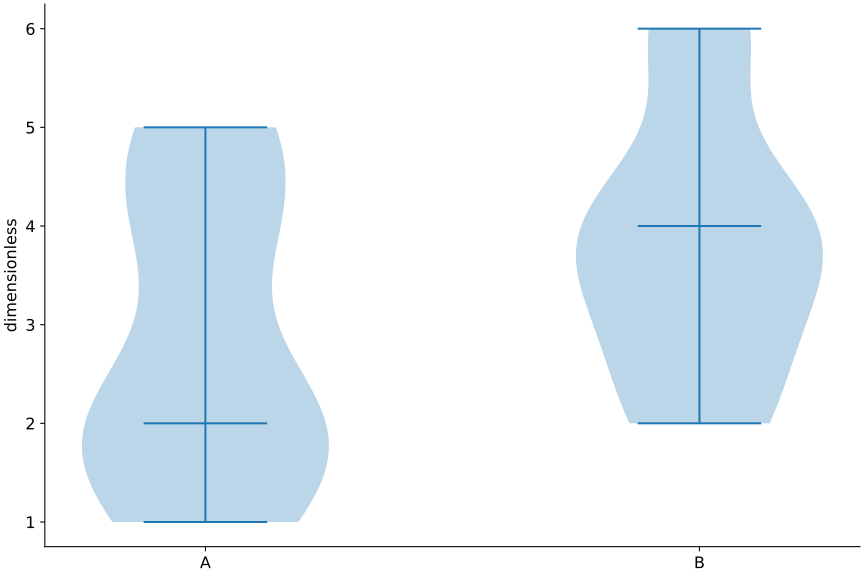

Source code (Python):
# Tuyan deterministic figure renderer v1; values are immutable source data.
import json
import math
import numpy as np
import matplotlib
matplotlib.use('Agg')
import matplotlib.pyplot as plt
from matplotlib.patches import Circle
from matplotlib.colors import ListedColormap, BoundaryNorm
d = json.loads("{\"type\":\"violin\",\"rows\":[{\"group\":\"A\",\"value\":1},{\"group\":\"A\",\"value\":2},{\"group\":\"A\",\"value\":2},{\"group\":\"A\",\"value\":4},{\"group\":\"A\",\"value\":5},{\"group\":\"B\",\"value\":2},{\"group\":\"B\",\"value\":3},{\"group\":\"B\",\"value\":4},{\"group\":\"B\",\"value\":4},{\"group\":\"B\",\"value\":6}],\"units\":{\"value\":\"dimensionless\",\"x\":\"dimensionless\",\"y\":\"dimensionless\",\"size\":\"dimensionless\",\"low\":\"dimensionless\",\"high\":\"dimensionless\",\"start\":\"dimensionless\",\"end\":\"dimensionless\",\"effect\":\"dimensionless\",\"p\":\"dimensionless\",\"mean\":\"dimensionless\",\"fpr\":\"dimensionless\",\"tpr\":\"dimensionless\",\"recall\":\"dimensionless\",\"precision\":\"dimensionless\",\"predicted\":\"dimensionless\",\"observed\":\"dimensionless\",\"count\":\"dimensionless\",\"a\":\"dimensionless\",\"b\":\"dimensionless\",\"se\":\"dimensionless\",\"u\":\"dimensionless\",\"v\":\"dimensionless\",\"time\":\"dimensionless\",\"event\":\"dimensionless\"},\"options\":{\"bandwidth\":0.5,\"bins\":5,\"nullValue\":0,\"initialValue\":0,\"levels\":[0.5,1,1.5]},\"analysis\":{\"method\":\"pca\",\"description\":\"Synthetic precomputed QA values; not a statistical analysis of research data.\",\"pKind\":\"p\"},\"variants\":[],\"pixels\":1024,\"plotStyle\":{\"width\":9,\"height\":6,\"fontSize\":12}}")
r, kind, opt = d['rows'], d['type'], d['options']
plt.rcParams.update({'font.size':d['plotStyle']['fontSize']})
fig, ax = plt.subplots(figsize=(d['plotStyle']['width'], d['plotStyle']['height']), layout='constrained')
fig.set_facecolor('white')
fig._tuyan_target_pixels = d['pixels']
colors = ['#487968','#c58b53','#647da6','#a77592','#a5a659']
labels = [str(row.get('label',i+1)) for i,row in enumerate(r)]
unit = d['units']
def col(name):
    return np.array([row[name] for row in r], dtype=float)
def grouped():
    names = list(dict.fromkeys([str(row.get('group','Data')) for row in r]))
    return names, [np.array([row['value'] for row in r if str(row.get('group','Data')) == name], dtype=float) for name in names]
def density(values):
    # User-specified positive bandwidth; no concealed automatic inference.
    bw=float(opt['bandwidth'])
    grid=np.linspace(float(min(values))-3*bw,float(max(values))+3*bw,256)
    z=(grid[:,None]-values[None,:])/bw
    return grid,np.exp(-0.5*z*z).mean(axis=1)/(bw*math.sqrt(2*math.pi))
if kind in ['bar','dotplot','lollipop','forest']:
    y=np.arange(len(r)); values=col('value')
    if kind=='bar':
        bars=ax.barh(y,values,color=colors[0]); assert np.allclose([b.get_width() for b in bars],values)
    elif kind=='lollipop':
        ax.hlines(y,0,values,color=colors[0]); ax.scatter(values,y,color=colors[0])
    elif kind=='forest':
        ax.errorbar(values,y,xerr=np.vstack([values-col('low'),col('high')-values]),fmt='o',color=colors[0],capsize=3)
        ax.axvline(float(opt['nullValue']),color='#969e96',linestyle='--')
    else: ax.scatter(values,y,color=colors[0])
    ax.set_yticks(y,labels);ax.invert_yaxis();ax.set_xlabel(unit['value'])
elif kind in ['dumbbell','gantt']:
    y=np.arange(len(r));start,end=col('start'),col('end')
    if kind=='gantt': ax.barh(y,end-start,left=start,color=colors[0])
    else:
        ax.hlines(y,start,end,color='#9da99e');ax.scatter(start,y,label=opt.get('startLabel','Start'),color=colors[0]);ax.scatter(end,y,label=opt.get('endLabel','End'),color=colors[1]);ax.legend()
    ax.set_yticks(y,labels);ax.invert_yaxis();ax.set_xlabel(unit['start'])
elif kind=='waterfall':
    values=col('value');start=float(opt['initialValue'])+np.r_[0,np.cumsum(values)[:-1]]
    ax.bar(np.arange(len(r)),values,bottom=start,color=[colors[0] if v>=0 else colors[1] for v in values]);ax.set_xticks(np.arange(len(r)),labels,rotation=30);ax.set_ylabel(unit['value']);ax.axhline(0,color='#adb3a9')
elif kind=='histogram':
    values=col('value');counts,edges=np.histogram(values,bins=opt['bins'])
    assert int(counts.sum())==len(values)
    artists=ax.bar(edges[:-1],counts,width=np.diff(edges),align='edge',color=colors[0],edgecolor='white')
    assert np.allclose([p.get_height() for p in artists],counts)
    ax.set_xlabel(unit['value']);ax.set_ylabel('Count')
elif kind=='stripplot':
    names,groups=grouped()
    for i,values in enumerate(groups):ax.scatter(np.full(len(values),i),values,color=colors[i%len(colors)],s=22,alpha=.7)
    ax.set_xticks(np.arange(len(names)),names);ax.set_ylabel(unit['value'])
elif kind in ['boxplot','violin','raincloud','density','ridgeline']:
    names,groups=grouped()
    if kind=='boxplot': ax.boxplot(groups,whis=1.5,showfliers=True);ax.set_xticks(np.arange(len(names))+1,names);ax.set_ylabel(unit['value'])
    elif kind=='violin':
        # bw_method is explicit to avoid a hidden bandwidth choice.
        ax.violinplot(groups,showmeans=False,showmedians=True,bw_method=float(opt['bandwidth']));ax.set_xticks(np.arange(len(names))+1,names);ax.set_ylabel(unit['value'])
    else:
        for i,values in enumerate(groups):
            grid,pdf=density(values); color=colors[i%len(colors)]
            if kind=='density': ax.plot(grid,pdf,color=color,label=names[i])
            else:
                base=float(i);scale=0.65/max(pdf) if max(pdf)>0 else 1
                ax.fill_between(grid,base,base+pdf*scale,color=color,alpha=0.45)
                if kind=='raincloud':
                    ax.scatter(values,np.full(len(values),base-0.15),color=color,s=15)
                    ax.boxplot([values],positions=[base-0.35],vert=False,widths=.15,whis=1.5,manage_ticks=False)
        ax.set_xlabel(unit['value'])
        if kind=='density':ax.set_ylabel('Density');ax.legend()
        else:ax.set_yticks(np.arange(len(names)),names)
elif kind=='ecdf':
    values=np.sort(col('value')); p=np.arange(1,len(values)+1)/len(values)
    line=ax.step(values,p,where='post',color=colors[0])[0];assert np.allclose(line.get_ydata(),p)
    ax.set_xlabel(unit['value']);ax.set_ylabel('Cumulative proportion');ax.set_ylim(0,1)
elif kind in ['line','area','scatter','bubble','ordination','ma_plot','volcano','roc','pr_curve','calibration','bland_altman','funnel_meta']:
    xname,yname='x','y'
    if kind=='ma_plot':xname,yname='mean','effect'
    if kind=='roc':xname,yname='fpr','tpr'
    if kind=='pr_curve':xname,yname='recall','precision'
    if kind=='calibration':xname,yname='predicted','observed'
    if kind=='funnel_meta':xname,yname='effect','se'
    if kind=='volcano':x=col('effect');y=-np.log10(col('p'));xlabel='Effect ('+unit['effect']+')';ylabel='-log10('+d['analysis']['pKind']+')'
    elif kind=='bland_altman':
        a,b=col('a'),col('b');x=(a+b)/2;y=a-b;bias=np.mean(y);sd=np.std(y,ddof=1)
        for line,label in [(bias,'Mean difference'),(bias-1.96*sd,'Lower agreement limit'),(bias+1.96*sd,'Upper agreement limit')]:ax.axhline(line,color='#9a9f96',linestyle='--',label=label)
        ax.legend(fontsize=8);xlabel='Mean ('+unit['a']+')';ylabel='A - B ('+unit['a']+')'
    else:x,y=col(xname),col(yname);xlabel=xname+' ('+unit[xname]+')';ylabel=yname+' ('+unit[yname]+')'
    if kind in ['line','area','roc','pr_curve','calibration']:
        order=np.lexsort((y,x)) if kind=='roc' else np.argsort(x,kind='stable');x,y=x[order],y[order]
        artist=ax.plot(x,y,color=colors[0],marker='o',markersize=3)[0];assert np.allclose(artist.get_ydata(),y)
        if kind=='area':ax.fill_between(x,0,y,color=colors[0],alpha=.25)
    else:
        artist=ax.scatter(x,y,s=col('size')*float(opt.get('areaScale',20)) if kind=='bubble' else 26,color=colors[0]);assert np.allclose(artist.get_offsets(),np.column_stack([x,y]))
    ax.set_xlabel(xlabel);ax.set_ylabel(ylabel)
    if kind=='bubble':
        handles,legend_labels=artist.legend_elements(prop='sizes',num=3,func=lambda size:size/float(opt.get('areaScale',20)))
        ax.legend(handles,legend_labels,title='Area ('+unit['size']+')',fontsize=8)
    if kind in ['roc','calibration']:ax.plot([0,1],[0,1],linestyle='--',color='#adb3a9');ax.set_xlim(0,1);ax.set_ylim(0,1)
    if kind=='pr_curve':ax.set_xlim(0,1);ax.set_ylim(0,1)
    if kind=='funnel_meta':ax.invert_yaxis()
    if kind=='ordination':ax.text(.01,1.02,d['analysis']['method'].upper(),transform=ax.transAxes,fontsize=10)
elif kind in ['heatmap','adjacency_matrix','correlation_matrix','confusion_matrix','bubble_matrix','binary_matrix']:
    names_y=list(dict.fromkeys([str(row['row']) for row in r]));names_x=list(dict.fromkeys([str(row['column']) for row in r]))
    matrix=np.full((len(names_y),len(names_x)),np.nan)
    for row in r:matrix[names_y.index(str(row['row'])),names_x.index(str(row['column']))]=row['value']
    if kind=='bubble_matrix':
        for row in r:ax.scatter(names_x.index(str(row['column'])),names_y.index(str(row['row'])),s=row['value']*float(opt.get('areaScale',25)),color=colors[0])
        ax.invert_yaxis()
    elif kind=='binary_matrix':
        cmap=ListedColormap(['#f1f3ed','#487968']);cmap.set_bad('#b7b9b2')
        img=ax.pcolormesh(np.arange(len(names_x)+1)-.5,np.arange(len(names_y)+1)-.5,matrix,cmap=cmap,norm=BoundaryNorm([-.5,.5,1.5],2),shading='flat');ax.invert_yaxis();fig.colorbar(img,ax=ax,ticks=[0,1],label='0 absent / 1 present; grey missing')
        assert np.allclose(img.get_array(),matrix,equal_nan=True)
    else:
        img=ax.pcolormesh(np.arange(len(names_x)+1)-.5,np.arange(len(names_y)+1)-.5,matrix,cmap='RdBu_r' if kind=='correlation_matrix' else 'viridis',vmin=-1 if kind=='correlation_matrix' else None,vmax=1 if kind=='correlation_matrix' else None,shading='flat');ax.invert_yaxis();fig.colorbar(img,ax=ax,label=unit['value'])
        assert np.allclose(img.get_array(),matrix,equal_nan=True)
    ax.set_xticks(np.arange(len(names_x)),names_x,rotation=40,ha='right');ax.set_yticks(np.arange(len(names_y)),names_y)
    if kind=='confusion_matrix':ax.set_xlabel('Predicted class');ax.set_ylabel('True class')
elif kind=='pie':
    values=col('value');wedges,_=ax.pie(values,labels=labels,colors=colors,normalize=True)
    assert np.allclose([(w.theta2-w.theta1)/360 for w in wedges],values/sum(values),atol=1e-6)
elif kind=='rose':
    fig.delaxes(ax);ax=fig.add_subplot(111,projection='polar');values=col('value');theta=np.arange(len(r))*2*np.pi/len(r)
    ax.bar(theta,np.sqrt(values),width=2*np.pi/len(r),color=colors[0],edgecolor='white');ax.set_xticks(theta,labels);ax.set_ylabel('Radius = sqrt(value)')
elif kind in ['gene_track','protein_domain']:
    start,end=col('start'),col('end');ax.barh(np.arange(len(r)),end-start,left=start,color=colors[0]);ax.set_yticks(np.arange(len(r)),labels);ax.set_xlabel(unit['start']);ax.invert_yaxis()
elif kind=='vector_field':
    artist=ax.quiver(col('x'),col('y'),col('u'),col('v'),angles='xy',scale_units='xy',scale=1,color=colors[0]);ax.set_xlabel(unit['x']);ax.set_ylabel(unit['y']);ax.set_aspect('equal')
elif kind=='contour':
    xs=np.unique(col('x'));ys=np.unique(col('y'));z=np.full((len(ys),len(xs)),np.nan)
    for row in r:z[list(ys).index(row['y']),list(xs).index(row['x'])]=row['value']
    cs=ax.contour(xs,ys,z,levels=opt['levels'])
    for label in ax.clabel(cs,inline=False,fontsize=8):label.set_bbox({'facecolor':'white','edgecolor':'none','pad':1})
    ax.set_xlabel(unit['x']);ax.set_ylabel(unit['y'])
elif kind=='kaplan_meier':
    names=list(dict.fromkeys([str(row.get('group','Data')) for row in r]))
    for i,name in enumerate(names):
        data=[row for row in r if str(row.get('group','Data'))==name];times=sorted(set(row['time'] for row in data));xs=[0.];ys=[1.];s=1.
        for t in times:
            risk=sum(row['time']>=t for row in data);events=sum(row['time']==t and row['event']==1 for row in data)
            s=s*(1-events/risk);xs.append(t);ys.append(s)
            cens=sum(row['time']==t and row['event']==0 for row in data)
            if cens:ax.plot(t,s,marker='+',color=colors[i%len(colors)])
        ax.step(xs,ys,where='post',label=name,color=colors[i%len(colors)])
    ax.set_ylim(0,1.03);ax.set_ylabel('Survival probability (no CI estimated)');ax.set_xlabel(unit['time']);ax.legend()
elif kind in ['venn','upset']:
    names=[row['set'] for row in r];sets=[set(row['members']) for row in r];members=set().union(*sets);counts={}
    for item in members:
        mask=tuple(item in s for s in sets);counts[mask]=counts.get(mask,0)+1
    if kind=='venn':
        for x,color,name in [(0.4,colors[0],names[0]),(.65,colors[1],names[1])]:ax.add_patch(Circle((x,.5),.23,facecolor=color,alpha=.25));ax.text(x,.78,name,ha='center')
        for x,key in [(.29,(True,False)),(.525,(True,True)),(.76,(False,True))]:ax.text(x,.5,str(counts.get(key,0)),ha='center')
        ax.set_xlim(0,1.05);ax.set_ylim(0,1);ax.set_aspect('equal');ax.axis('off');ax.text(.5,.1,'Areas are schematic; labels show exact counts',ha='center',fontsize=8)
    else:
        masks=sorted(counts,key=lambda m:(-counts[m],m));ax.bar(np.arange(len(masks)),[counts[m] for m in masks],color=colors[0]);ax.set_xticks(np.arange(len(masks)),[' & '.join(names[i] for i,v in enumerate(m) if v) for m in masks],rotation=35,ha='right');ax.set_ylabel('Exclusive intersection size')
        # Membership matrix below bars is necessary to distinguish UpSet from a bar chart.
        matrix_ax=ax.inset_axes([0,-.48,1,.27]);matrix_ax.set_xlim(-.5,len(masks)-.5)
        for j,m in enumerate(masks):
            ys=[i for i,v in enumerate(m) if v];matrix_ax.plot([j]*len(ys),ys,color=colors[0]);matrix_ax.scatter([j]*len(names),np.arange(len(names)),color=[colors[0] if v else '#dde1d8' for v in m])
        matrix_ax.set_yticks(np.arange(len(names)),names);matrix_ax.set_xticks([]);matrix_ax.invert_yaxis()

checks={}
computed={}
def audit(name,actual,expected,atol=1e-8):
    a=np.asarray(actual,dtype=float);e=np.asarray(expected,dtype=float)
    assert a.shape==e.shape and np.allclose(a,e,rtol=1e-7,atol=atol,equal_nan=True), 'Numeric artist mismatch: '+name
    mask=np.isfinite(a)&np.isfinite(e)
    error=float(np.max(np.abs(a[mask]-e[mask]))) if np.any(mask) else 0.
    checks[name]={'count':int(a.size),'absoluteError':error,'passed':True}
if kind=='bar':audit('bar_widths',[p.get_width() for p in ax.patches],col('value'))
elif kind in ['dotplot','lollipop']:audit('point_values',ax.collections[-1].get_offsets()[:,0],col('value'))
elif kind=='forest':
    audit('point_estimates',ax.lines[0].get_xdata(),col('value'))
    audit('intervals',np.array(ax.collections[0].get_segments())[:,:,0],np.column_stack([col('low'),col('high')]))
elif kind=='dumbbell':
    audit('start_points',ax.collections[1].get_offsets()[:,0],col('start'));audit('end_points',ax.collections[2].get_offsets()[:,0],col('end'))
elif kind=='gantt':
    audit('interval_start',[p.get_x() for p in ax.patches],col('start'));audit('interval_width',[p.get_width() for p in ax.patches],col('end')-col('start'))
elif kind=='waterfall':
    audit('increments',[p.get_height() for p in ax.patches],col('value'));audit('cumulative_baselines',[p.get_y() for p in ax.patches],float(opt['initialValue'])+np.r_[0,np.cumsum(col('value'))[:-1]])
    computed['cumulativeValues']=(float(opt['initialValue'])+np.cumsum(col('value'))).tolist()
elif kind=='histogram':
    audit('bin_heights',[p.get_height() for p in ax.patches],counts);audit('total_count',[sum(p.get_height() for p in ax.patches)],[len(r)]);computed['binEdges']=edges.tolist();computed['binCounts']=counts.tolist()
elif kind=='stripplot':
    for i,values in enumerate(groups):audit('observations_'+str(i),ax.collections[i].get_offsets()[:,1],values)
elif kind=='boxplot':
    for i,values in enumerate(groups):audit('median_'+str(i),ax.lines[i*7+5].get_ydata(),[np.median(values)]*2)
elif kind=='violin':
    medians=ax.collections[-1].get_segments();audit('medians',[x[0,1] for x in medians],[np.median(v) for v in groups])
elif kind in ['density','ridgeline','raincloud']:
    computed['bandwidth']=float(opt['bandwidth']);computed['groupSizes']=[len(v) for v in groups]
    for i,values in enumerate(groups):
        grid,pdf=density(values)
        if kind=='density':audit('density_'+str(i),ax.lines[i].get_ydata(),pdf)
        else:
            top=np.column_stack([grid,i+pdf*(.65/max(pdf))]);bottom=np.column_stack([grid,np.full(len(grid),i)])
            expected=np.vstack([top[0],bottom,top[-1],top[::-1],top[0]])
            audit('density_polygon_'+str(i),ax.collections[i*(2 if kind=='raincloud' else 1)].get_paths()[0].vertices,expected)
        if kind=='raincloud':audit('observations_'+str(i),ax.collections[i*2+1].get_offsets()[:,0],values)
elif kind=='ecdf':
    audit('ecdf_sorted_values',ax.lines[0].get_xdata(),np.sort(col('value')));audit('ecdf_probability',ax.lines[0].get_ydata(),np.arange(1,len(r)+1)/len(r))
elif kind in ['line','area','roc','pr_curve','calibration']:audit('plotted_xy',np.column_stack([artist.get_xdata(),artist.get_ydata()]),np.column_stack([x,y]))
elif kind in ['scatter','bubble','ordination','ma_plot','volcano','bland_altman','funnel_meta']:
    audit('point_coordinates',artist.get_offsets(),np.column_stack([x,y]))
    if kind=='bubble':audit('marker_area',artist.get_sizes(),col('size')*float(opt.get('areaScale',20)))
    if kind=='volcano':computed['negativeLog10P']=y.tolist()
    if kind=='bland_altman':
        audit('agreement_limits',[ln.get_ydata()[0] for ln in ax.lines[:3]],[bias,bias-1.96*sd,bias+1.96*sd]);computed.update({'meanDifference':float(bias),'sampleSdDifference':float(sd),'limits':[float(bias-1.96*sd),float(bias+1.96*sd)]})
elif kind in ['heatmap','adjacency_matrix','correlation_matrix','confusion_matrix','binary_matrix']:audit('matrix_cells',img.get_array(),matrix);computed['missingCells']=int(np.isnan(matrix).sum())
elif kind=='bubble_matrix':audit('marker_areas',[c.get_sizes()[0] for c in ax.collections],col('value')*float(opt.get('areaScale',25)))
elif kind=='pie':audit('angular_proportions',[(w.theta2-w.theta1)/360 for w in wedges],col('value')/sum(col('value')),1e-6)
elif kind=='rose':audit('area_proportions',[p.get_height()**2 for p in ax.patches],col('value'))
elif kind=='vector_field':audit('vectors',np.column_stack([artist.U,artist.V]),np.column_stack([col('u'),col('v')]))
elif kind=='contour':
    audit('contour_levels',cs.levels,opt['levels'])
    for level,path in zip(cs.levels,cs.get_paths()):
        points=path.vertices
        if len(points)==0:continue
        assert np.all(points[:,0]>=xs[0]) and np.all(points[:,0]<=xs[-1]) and np.all(points[:,1]>=ys[0]) and np.all(points[:,1]<=ys[-1]), 'Contour outside data grid'
        ix=np.clip(np.searchsorted(xs,points[:,0],side='right')-1,0,len(xs)-2);iy=np.clip(np.searchsorted(ys,points[:,1],side='right')-1,0,len(ys)-2)
        tx=(points[:,0]-xs[ix])/(xs[ix+1]-xs[ix]);ty=(points[:,1]-ys[iy])/(ys[iy+1]-ys[iy])
        interpolated=(1-tx)*(1-ty)*z[iy,ix]+tx*(1-ty)*z[iy,ix+1]+(1-tx)*ty*z[iy+1,ix]+tx*ty*z[iy+1,ix+1]
        audit('contour_vertices_'+str(float(level)),interpolated,np.full(len(points),level))
    computed['gridShape']=list(z.shape)
elif kind=='kaplan_meier':
    survival_lines=[ln for ln in ax.lines if ln.get_drawstyle()=='steps-post']
    for i,name in enumerate(names):
        data=[row for row in r if str(row.get('group','Data'))==name];prob=1.;expected=[1.]
        for t in sorted(set(row['time'] for row in data)):
            prob*=1-sum(row['time']==t and row['event']==1 for row in data)/sum(row['time']>=t for row in data);expected.append(prob)
        audit('survival_'+str(i),survival_lines[i].get_ydata(),expected)
        computed[name]={'survival':expected}
elif kind=='venn':audit('intersection_labels',[float(t.get_text()) for t in ax.texts[2:5]],[counts.get((True,False),0),counts.get((True,True),0),counts.get((False,True),0)])
elif kind=='upset':audit('exclusive_intersections',[p.get_height() for p in ax.patches],[counts[m] for m in masks]);audit('union_size',[sum(p.get_height() for p in ax.patches)],[len(members)])
assert checks, 'Missing numeric audit for '+kind
fig._tuyan_validation={'typeId':kind,'checks':checks,'computations':computed,'analysis':d['analysis'],'suppliedFields':list(r[0]),'dataSourcePolicy':'User supplied values; artist checks do not establish source authenticity or study validity.'}

for collection in fig.findobj(matplotlib.collections.Collection):collection.set_rasterized(False)
for spine in ['top','right']:
    if spine in ax.spines: ax.spines[spine].set_visible(False)
